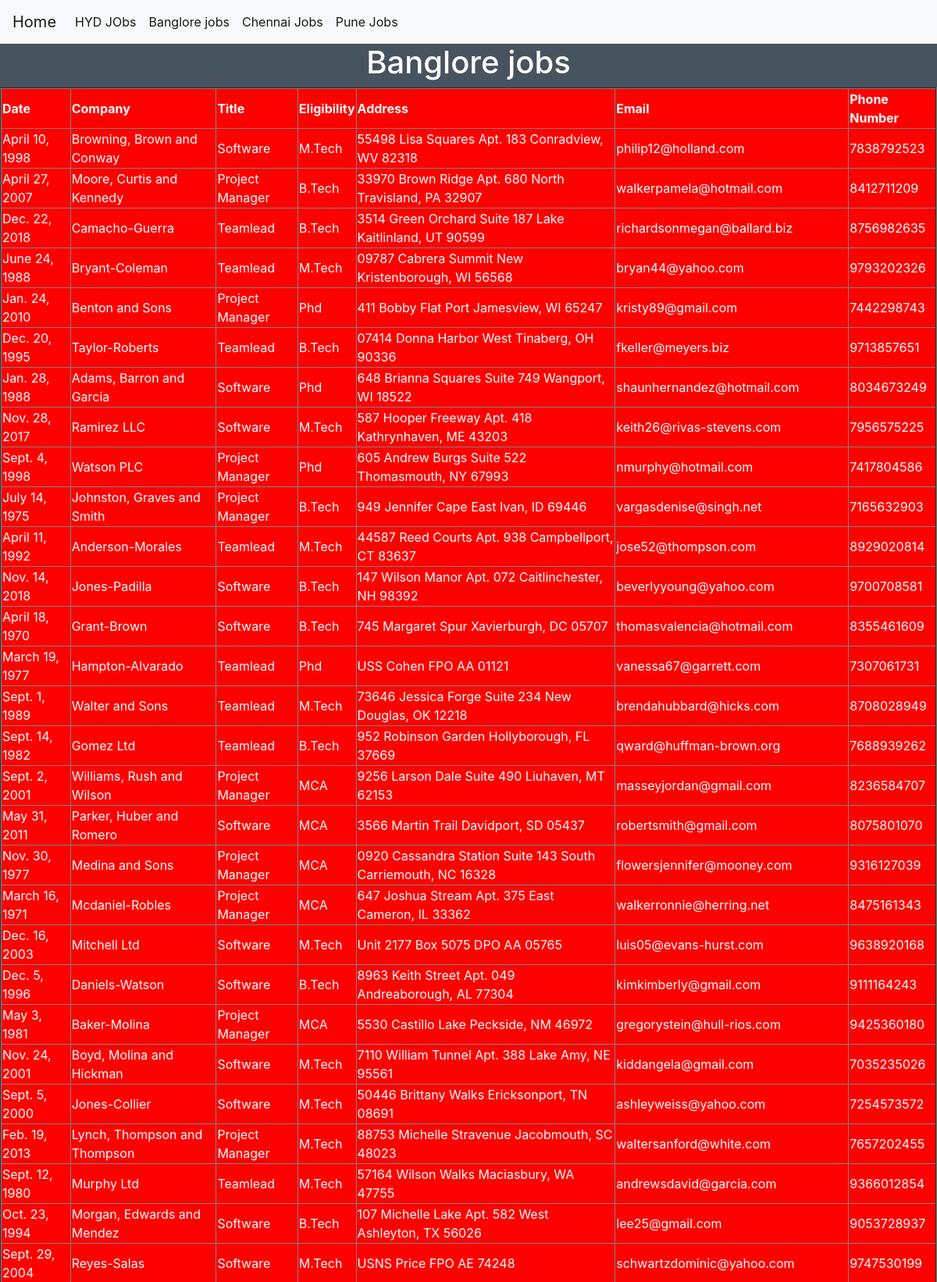
Page /jobs/blorejobs/ (upper part) on the committed database.
### testapp/models.py (models this page shows)
class blorejobs(models.Model):
    date = models.DateField()
    company = models.CharField(max_length = 100)
    title = models.CharField(max_length = 100)
    eligibility = models.CharField(max_length = 100)
    address = models.CharField(max_length= 100)
    email = models.EmailField()
    phonenumber = models.IntegerField()

### testapp/views.py (the view)
# urls.py: path('blorejobs/',bloreJobsView),
def bloreJobsView(request):
    data = blorejobs.objects.all()
    job_list = {"title" : "Banglore jobs",'jobs':data}
    return render(request , 'testapp/jobs.html' ,context=job_list)

### templates/testapp/jobs.html
<!DOCTYPE html>
{% extends 'index.html' %}
{% load static %}
    {% block content %}
    <h1>{{title}}</h1>
    {% if jobs %}
    <table border="2">
      <tr>
        <th>Date</th>
        <th>Company</th>
        <th>Title</th>
        <th>Eligibility</th>
        <th>Address</th>
        <th>Email</th>
        <th>Phone Number</th>
      </tr>
      {% for job in jobs %}
      <tr>
        <td>{{job.date}}</td>
        <td>{{job.company}}</td>
        <td>{{job.title}}</td>
        <td>{{job.eligibility}}</td>
        <td>{{job.address}}</td>
        <td>{{job.email}}</td>
        <td>{{job.phonenumber}}</td>
      </tr>
      {% endfor %}
    </table>
    {% else %}
    <h2>No record found </h2>
    {% endif %}
    {% endblock content%}

### static/css/jobs.css (style rules this page uses)
h1 { text-align: center; color: white; }
td { height: 30px; }
table { margin: auto; background: red; color: white; }
th { height: 50px; }
body { background: #47535E; }

### rows in the picture
blorejobs: date "April 10, 1998", company "Browning, Brown and Conway", title "Software", eligibility "M.Tech", address "55498 Lisa Squares Apt. 183 Conradview, WV 82318", email "philip12@holland.com", phonenumber "7838792523"
blorejobs: date "April 27, 2007", company "Moore, Curtis and Kennedy", title "Project Manager", eligibility "B.Tech", address "33970 Brown Ridge Apt. 680 North Travisland, PA 32907", email "walkerpamela@hotmail.com", phonenumber "8412711209"
blorejobs: date "Dec. 22, 2018", company "Camacho-Guerra", title "Teamlead", eligibility "B.Tech", address "3514 Green Orchard Suite 187 Lake Kaitlinland, UT 90599", email "richardsonmegan@ballard.biz", phonenumber "8756982635"
blorejobs: date "June 24, 1988", company "Bryant-Coleman", title "Teamlead", eligibility "M.Tech", address "09787 Cabrera Summit New Kristenborough, WI 56568", email "bryan44@yahoo.com", phonenumber "9793202326"
blorejobs: date "Jan. 24, 2010", company "Benton and Sons", title "Project Manager", eligibility "Phd", address "411 Bobby Flat Port Jamesview, WI 65247", email "kristy89@gmail.com", phonenumber "7442298743"
blorejobs: date "Dec. 20, 1995", company "Taylor-Roberts", title "Teamlead", eligibility "B.Tech", address "07414 Donna Harbor West Tinaberg, OH 90336", email "fkeller@meyers.biz", phonenumber "9713857651"
blorejobs: date "Jan. 28, 1988", company "Adams, Barron and Garcia", title "Software", eligibility "Phd", address "648 Brianna Squares Suite 749 Wangport, WI 18522", email "shaunhernandez@hotmail.com", phonenumber "8034673249"
blorejobs: date "Nov. 28, 2017", company "Ramirez LLC", title "Software", eligibility "M.Tech", address "587 Hooper Freeway Apt. 418 Kathrynhaven, ME 43203", email "keith26@rivas-stevens.com", phonenumber "7956575225"
blorejobs: date "Sept. 4, 1998", company "Watson PLC", title "Project Manager", eligibility "Phd", address "605 Andrew Burgs Suite 522 Thomasmouth, NY 67993", email "nmurphy@hotmail.com", phonenumber "7417804586"
blorejobs: date "July 14, 1975", company "Johnston, Graves and Smith", title "Project Manager", eligibility "B.Tech", address "949 Jennifer Cape East Ivan, ID 69446", email "vargasdenise@singh.net", phonenumber "7165632903"
blorejobs: date "April 11, 1992", company "Anderson-Morales", title "Teamlead", eligibility "M.Tech", address "44587 Reed Courts Apt. 938 Campbellport, CT 83637", email "jose52@thompson.com", phonenumber "8929020814"
blorejobs: date "Nov. 14, 2018", company "Jones-Padilla", title "Software", eligibility "B.Tech", address "147 Wilson Manor Apt. 072 Caitlinchester, NH 98392", email "beverlyyoung@yahoo.com", phonenumber "9700708581"
blorejobs: date "April 18, 1970", company "Grant-Brown", title "Software", eligibility "B.Tech", address "745 Margaret Spur Xavierburgh, DC 05707", email "thomasvalencia@hotmail.com", phonenumber "8355461609"
blorejobs: date "March 19, 1977", company "Hampton-Alvarado", title "Teamlead", eligibility "Phd", address "USS Cohen FPO AA 01121", email "vanessa67@garrett.com", phonenumber "7307061731"
blorejobs: date "Sept. 1, 1989", company "Walter and Sons", title "Teamlead", eligibility "M.Tech", address "73646 Jessica Forge Suite 234 New Douglas, OK 12218", email "brendahubbard@hicks.com", phonenumber "8708028949"
blorejobs: date "Sept. 14, 1982", company "Gomez Ltd", title "Teamlead", eligibility "B.Tech", address "952 Robinson Garden Hollyborough, FL 37669", email "qward@huffman-brown.org", phonenumber "7688939262"
blorejobs: date "Sept. 2, 2001", company "Williams, Rush and Wilson", title "Project Manager", eligibility "MCA", address "9256 Larson Dale Suite 490 Liuhaven, MT 62153", email "masseyjordan@gmail.com", phonenumber "8236584707"
blorejobs: date "May 31, 2011", company "Parker, Huber and Romero", title "Software", eligibility "MCA", address "3566 Martin Trail Davidport, SD 05437", email "robertsmith@gmail.com", phonenumber "8075801070"
blorejobs: date "Nov. 30, 1977", company "Medina and Sons", title "Project Manager", eligibility "MCA", address "0920 Cassandra Station Suite 143 South Carriemouth, NC 16328", email "flowersjennifer@mooney.com", phonenumber "9316127039"
blorejobs: date "March 16, 1971", company "Mcdaniel-Robles", title "Project Manager", eligibility "MCA", address "647 Joshua Stream Apt. 375 East Cameron, IL 33362", email "walkerronnie@herring.net", phonenumber "8475161343"
blorejobs: date "Dec. 16, 2003", company "Mitchell Ltd", title "Software", eligibility "M.Tech", address "Unit 2177 Box 5075 DPO AA 05765", email "luis05@evans-hurst.com", phonenumber "9638920168"
blorejobs: date "Dec. 5, 1996", company "Daniels-Watson", title "Software", eligibility "B.Tech", address "8963 Keith Street Apt. 049 Andreaborough, AL 77304", email "kimkimberly@gmail.com", phonenumber "9111164243"
blorejobs: date "May 3, 1981", company "Baker-Molina", title "Project Manager", eligibility "MCA", address "5530 Castillo Lake Peckside, NM 46972", email "gregorystein@hull-rios.com", phonenumber "9425360180"
blorejobs: date "Nov. 24, 2001", company "Boyd, Molina and Hickman", title "Software", eligibility "M.Tech", address "7110 William Tunnel Apt. 388 Lake Amy, NE 95561", email "kiddangela@gmail.com", phonenumber "7035235026"
blorejobs: date "Sept. 5, 2000", company "Jones-Collier", title "Software", eligibility "M.Tech", address "50446 Brittany Walks Ericksonport, TN 08691", email "ashleyweiss@yahoo.com", phonenumber "7254573572"
blorejobs: date "Feb. 19, 2013", company "Lynch, Thompson and Thompson", title "Project Manager", eligibility "M.Tech", address "88753 Michelle Stravenue Jacobmouth, SC 48023", email "waltersanford@white.com", phonenumber "7657202455"
blorejobs: date "Sept. 12, 1980", company "Murphy Ltd", title "Teamlead", eligibility "M.Tech", address "57164 Wilson Walks Maciasbury, WA 47755", email "andrewsdavid@garcia.com", phonenumber "9366012854"
blorejobs: date "Oct. 23, 1994", company "Morgan, Edwards and Mendez", title "Software", eligibility "B.Tech", address "107 Michelle Lake Apt. 582 West Ashleyton, TX 56026", email "lee25@gmail.com", phonenumber "9053728937"
blorejobs: date "Sept. 29, 2004", company "Reyes-Salas", title "Software", eligibility "M.Tech", address "USNS Price FPO AE 74248", email "schwartzdominic@yahoo.com", phonenumber "9747530199"

### other values in the picture
{{ title }} "Banglore jobs"
